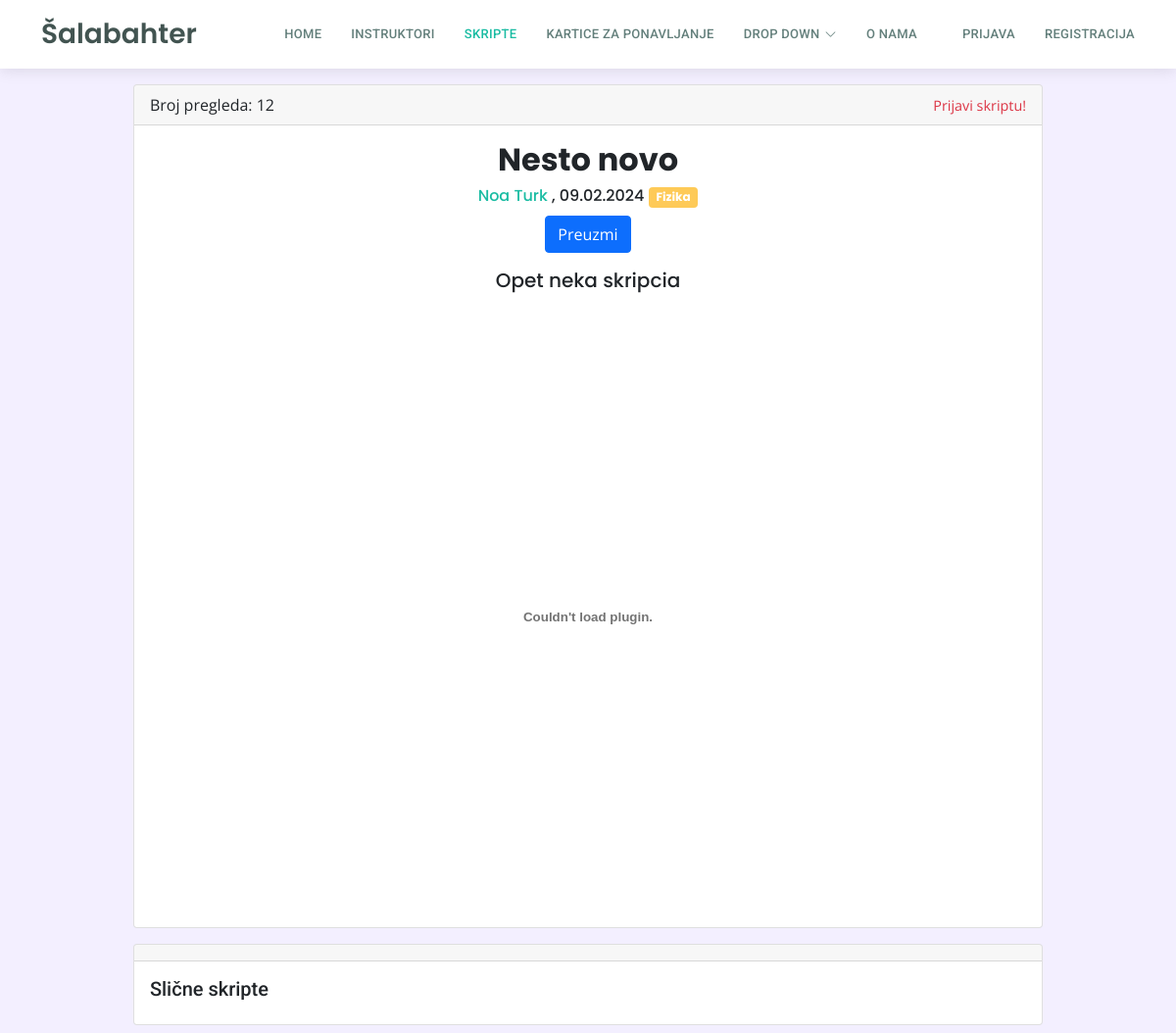
Page /skripte/skripta.php?skripta_id=27 on the earlier database version.
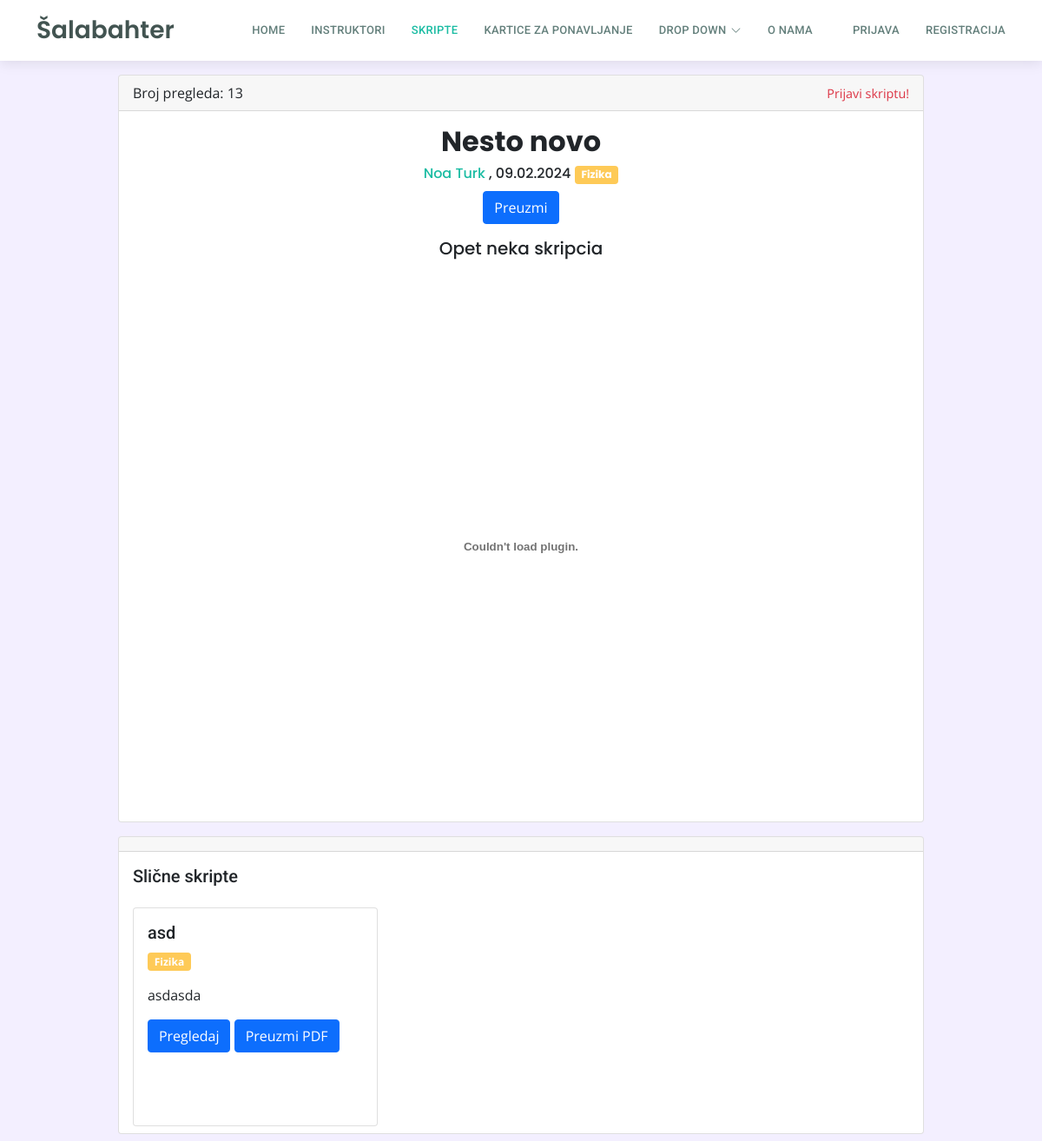
Same page on the later database version.
### tables this page shows
CREATE TABLE `skripte` (
  `skripta_id` int(11) NOT NULL,
  `predmet_id` int(11) NOT NULL,
  `naziv_skripte` varchar(255) NOT NULL,
  `opis_skripte` longtext NOT NULL,
  `broj_pregleda` int(11) NOT NULL,
  `datum_kreiranja` date NOT NULL,
  `skripta_putanja` varchar(255) NOT NULL,
  `korisnik_id` int(11) NOT NULL
);

CREATE TABLE `korisnik` (
  `korisnik_id` int(11) NOT NULL,
  `ime` varchar(50) DEFAULT NULL,
  `prezime` varchar(50) DEFAULT NULL,
  `email` varchar(100) DEFAULT NULL,
  `lozinka` varchar(255) DEFAULT NULL,
  `adresa` varchar(255) DEFAULT NULL,
  `prebivaliste` varchar(255) NOT NULL,
  `mjesto` int(5) DEFAULT NULL,
  `slika_korisnika` varchar(255) DEFAULT NULL,
  `status_korisnika` int(20) DEFAULT NULL,
  `isAdmin` tinyint(1) NOT NULL
);

CREATE TABLE `predmeti` (
  `predmet_id` int(11) NOT NULL,
  `naziv_predmeta` varchar(255) DEFAULT NULL,
  `predmet_boja` varchar(255) NOT NULL
);

### skripte/skripta.php (the view, shortened to what the changed rows need)
<?php
$con = require "../ukljucivanje/connection/spajanje.php";
$skripta_id = $_GET['skripta_id'];
$sqlSkripta = "SELECT * FROM skripte WHERE skripta_id = $skripta_id";
$resultSkripta = $con->query($sqlSkripta);
if($rowSkripta = $resultSkripta->fetch_assoc()){
    $nazivSkripte = $rowSkripta['naziv_skripte'];
    $opisSkripte = $rowSkripta['opis_skripte'];
    $predmet_id = $rowSkripta['predmet_id'];
    $brojpregleda= $rowSkripta['broj_pregleda'];
    $datum = date('d.m.Y', strtotime($rowSkripta['datum_kreiranja']));
    $putanjaDoOdabraneSkripte = $rowSkripta['skripta_putanja'];
    $kreator_id = $rowSkripta['korisnik_id'];
    $imePrezimeKorisnika = dohvatipodatkekreatora($kreator_id);
    $sqlPredmet = "SELECT naziv_predmeta, predmet_boja FROM predmeti WHERE predmet_id = $predmet_id";
    $resultPredmet = $con->query($sqlPredmet);
    $redPredmet = $resultPredmet->fetch_assoc();
    $predmetNaziv = $redPredmet['naziv_predmeta'];
    $predmetBoja = $redPredmet['predmet_boja'];
    $sqlBrojPregleda = "SELECT broj_pregleda FROM skripte WHERE skripta_id = $skripta_id";
    $resultBrojPregleda = $con->query($sqlBrojPregleda);
    $rowBrojPregleda = $resultBrojPregleda->fetch_assoc();
    $brojpregleda = $rowBrojPregleda['broj_pregleda'];
}
function dohvatipodatkekreatora($kreator_id)
{
    $con = require "../ukljucivanje/connection/spajanje.php";
    $sqlKorisnik = "SELECT ime, prezime FROM korisnik WHERE korisnik_id = $kreator_id";
    $resultKorisnik = $con->query($sqlKorisnik);
    $rowKorisnik = $resultKorisnik->fetch_assoc();
    $ime = $rowKorisnik['ime'];
    $prezime = $rowKorisnik['prezime'];
    return $ime . " " . $prezime;
}
?>
<!DOCTYPE html>
<html lang="hr">
<head>
    <?php include '../assets/css/stiliranjeSporedno.php'; ?>
</head>
<body>
    <?php include '../ukljucivanje/header.php'; ?>
    <div class="container mt-3">
        <div class="container">
            <div class="card mx-auto mt-3" style="width: 85%;">
                <div class="card-header">
                    <div class="row">
                        <div class="col">
                            <p class="card-text">Broj pregleda:
                                <?php echo "$brojpregleda"; ?>
                            </p>
                        </div>
                    </div>
                </div>
                <div class="card-body">
                    <h2 class="card-title" style="font-family: Poppins; text-align: center;"><b>
                            <?php echo "$nazivSkripte"; ?>
                        </b></h2>
                    <h6 class="card-info" style="font-family: Poppins; text-align: center;"> <a class="link"
                            href="../profil?korisnik=<?php echo $kreator_id ?>">
                            <?php echo $imePrezimeKorisnika ?>
                        </a>,
                        <?php echo "$datum   ";  echo '<span class="badge" style="background-color: ' . $predmetBoja . ';">' . $predmetNaziv . '</span> '; ?>
                    </h6>
                    <div class="text-center">
                        <a href="<?php echo $putanjaDoOdabraneSkripte; ?>" class="btn btn-primary">Preuzmi</a>
                    </div>
                    <h5 class="card-text mt-3" style="font-family: Poppins; text-align: center;">
                        <?php echo "$opisSkripte"; ?>
                    </h5>
                    <div>
                    <?php if (!empty($putanjaDoOdabraneSkripte)) { ?>
                        <embed src="<?php echo $putanjaDoOdabraneSkripte; ?>" type="application/pdf" width="75%" height="600px" class="mx-auto d-block" />
                    <?php } else { ?>
                        <p>Nažalost, nešto je pošlo po krivu.</p>
                        <a href="../dashboard/report.php?skripta_id=<?php echo $skripta_id; ?>" style="color: red;">Prijavi</a>
                    <?php } ?>
                </div>
            </div>
        </div>
    </div>
<div class="container mt-5s mb-2">
<div class="card mx-auto mt-3" style="width: 85%;">
    <div class="row mx-1">
        <?php
        $sqlSlicneSkripte = "SELECT * FROM skripte WHERE predmet_id = $predmet_id AND skripta_id != $skripta_id ORDER BY RAND() LIMIT 3";
        $resultSlicneSkripte = $con->query($sqlSlicneSkripte);
        while ($rowSlicneSkripte = $resultSlicneSkripte->fetch_assoc()) {
            $nazivSlicneSkripte = $rowSlicneSkripte['naziv_skripte'];
            $skripta_putanja = $rowSlicneSkripte['skripta_putanja'];
            $opisSlicneSkripte = $rowSlicneSkripte['opis_skripte'];
            $slicna_skripta_id = $rowSlicneSkripte['skripta_id'];
            echo '
                <div class="col-md-4">
                    <div class="card mb-2">
                        <div class="card-body" style="height: 250px;">
                        <h5 class="card-title">' . ((strlen($nazivSlicneSkripte) > 40) ? substr($nazivSlicneSkripte, 0, 40) . '...' : $nazivSlicneSkripte) . '</h5>
                        ';
                        $predmet_id = $rowSlicneSkripte['predmet_id'];
                        $predmetSkripte= "SELECT  naziv_predmeta, predmet_boja FROM  predmeti WHERE predmet_id = $predmet_id";
                        $rezultatPredmeta = $con->query($predmetSkripte);
                        if ($rezultatPredmeta->num_rows > 0) {
                            while ($predmetRed = $rezultatPredmeta->fetch_assoc()) {
                                $naziv_predmeta = $predmetRed['naziv_predmeta'];
                                $predmetBoja = $predmetRed['predmet_boja'];
                                echo '<p class="badge " style="background-color: ' . $predmetBoja . ';">' . $naziv_predmeta . '</p> ';
                            }
                        }
                        echo'
                            <p class="card-text">' . ((strlen($opisSlicneSkripte) > 80) ? substr($opisSlicneSkripte, 0, 80) . '...' : $opisSlicneSkripte) . '</p>
                            <a href="skripta.php?skripta_id=' . $slicna_skripta_id . '" class="btn btn-primary">Pregledaj</a>
                            <a href="' . $skripta_putanja . '" class="btn btn-primary" download>Preuzmi PDF</a>
                        </div>
                    </div>
                </div>';
        }
        ?>
    </div>
</div>
</body>
</html>

Differences in the rows shown:
changed skripte "Nesto novo": broj_pregleda "12" → "13"
added skripte: naziv_skripte "asd", opis_skripte "asdasda", predmeti (naziv_predmeta "Fizika")
